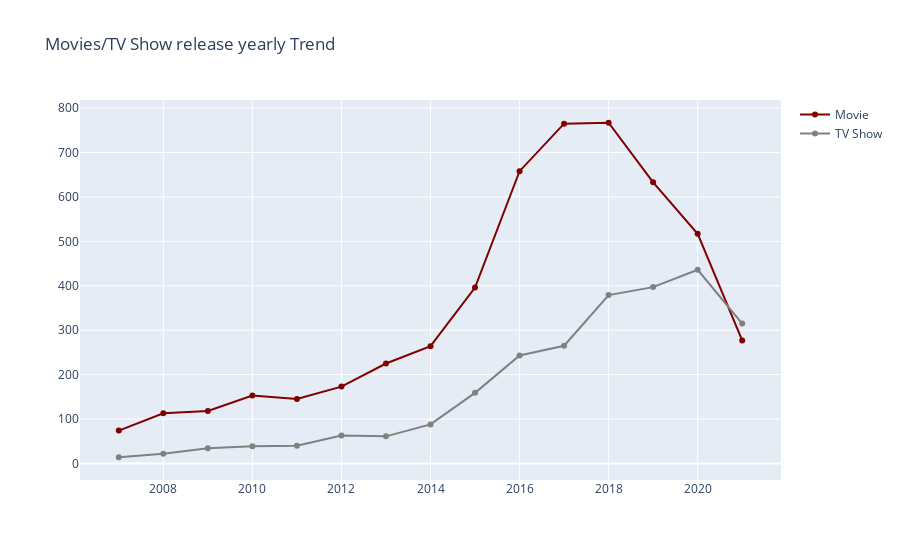

Source (notebook cell):
### Code cell
#df_4 = df.query("type == 'Movie'")
df_4 = df.query("release_year >= 2007")
df_4 = df_4.groupby(["type","release_year"])["show_id"].count().reset_index()
df_4_movie = df_4.query("type == 'Movie'")
df_4_show = df_4.query("type == 'TV Show'")

fig = go.Figure()
fig.add_trace(go.Scatter(
    x=  df_4_movie['release_year'],
    y= df_4_movie['show_id'],
    showlegend=True,
    text = df_4_movie['show_id'], 
    
    name='Movie',
    marker_color='Maroon'    
    
))
fig.add_trace(go.Scatter(
    x=  df_4_show['release_year'],
    y= df_4_show['show_id'],
    showlegend=True,
    text = df_4_show['show_id'], 
 
    name='TV Show',
    marker_color='Grey' 
))

fig.update_traces( mode='lines+markers')
fig.update_layout(title_text = 'Movies/TV Show release yearly Trend' )
fig.show()

### Figure 1 — Plotly figure (JSON) as saved in the notebook; plotly's stock layout.template omitted (floating-point values rounded to 4 significant figures)
{"data": [{"marker": {"color": "Maroon"}, "mode": "lines+markers", "name": "Movie", "showlegend": true, "text": [74, 113, 118, 153, 145, 173, 225, 264, 396, 658, 765, 767, 633, 517, 277], "type": "scatter", "x": [2007, 2008, 2009, 2010, 2011, 2012, 2013, 2014, 2015, 2016, 2017, 2018, 2019, 2020, 2021], "y": [74, 113, 118, 153, 145, 173, 225, 264, 396, 658, 765, 767, 633, 517, 277]}, {"marker": {"color": "Grey"}, "mode": "lines+markers", "name": "TV Show", "showlegend": true, "text": [14, 22, 34, 39, 40, 63, 61, 88, 159, 243, 265, 379, 397, 436, 315], "type": "scatter", "x": [2007, 2008, 2009, 2010, 2011, 2012, 2013, 2014, 2015, 2016, 2017, 2018, 2019, 2020, 2021], "y": [14, 22, 34, 39, 40, 63, 61, 88, 159, 243, 265, 379, 397, 436, 315]}], "layout": {"title": {"text": "Movies/TV Show release yearly Trend"}}}
